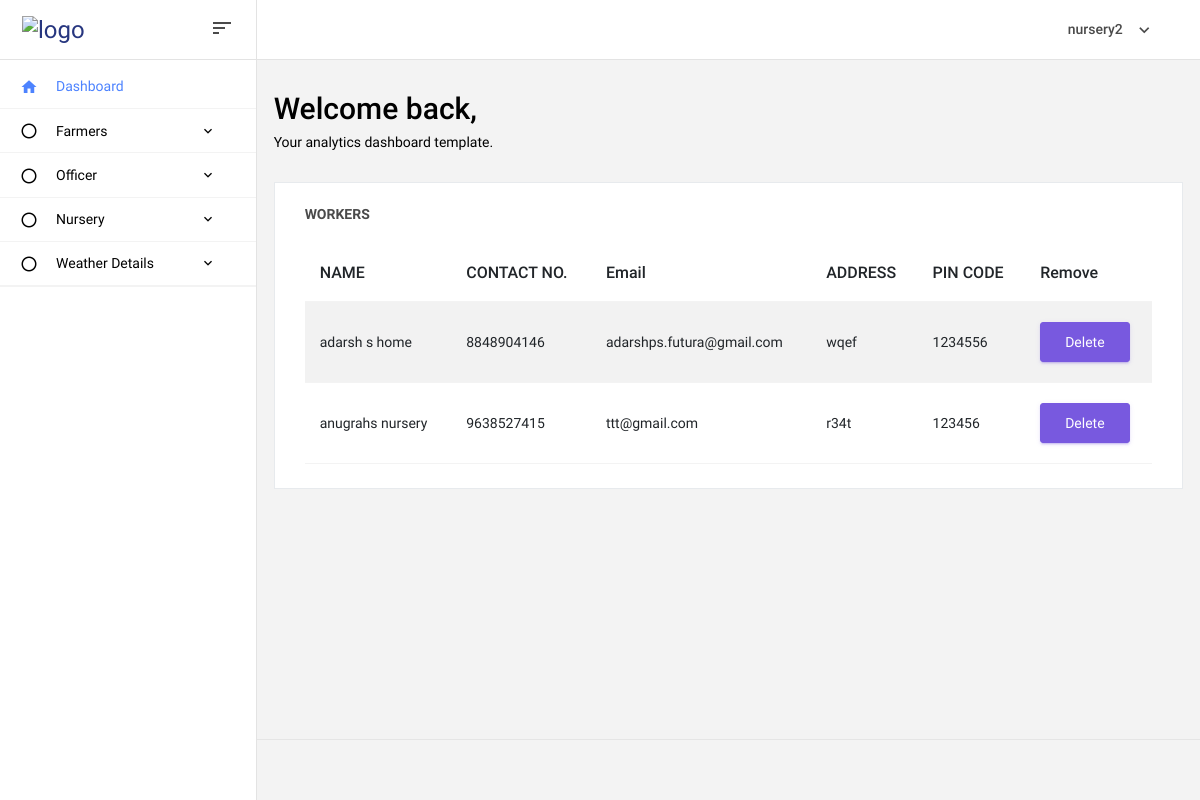
Page /view_Nursery/ (signed in) on the committed database.
### homeservice_app/models.py (models this page shows, shortened)
class Login(AbstractUser):
    is_nursery = models.BooleanField(default=False)
    is_farmer = models.BooleanField(default=False)
    is_officer = models.BooleanField(default=False)

class Nursery(models.Model):
    user = models.ForeignKey(Login, on_delete=models.CASCADE,null=True,blank=True)
    owner_name = models.CharField(max_length=100)
    nursery_name = models.CharField(max_length=100)
    email = models.EmailField()
    phone_number = models.CharField(max_length=10)
    address = models.TextField(max_length=200)
    nursery_regid = models.TextField(max_length=200)
    PIN_code = models.IntegerField()

### homeservice_app/adminviews.py (the view)
# urls.py: path('view_Nursery/', adminviews.view_Nursery, name='view_Nursery'),
@login_required(login_url='login_view')
def view_Nursery(request):
    data = Nursery.objects.all()
    return render(request, 'admintemp/workers.html', {'data': data})

### templates/admintemp/workers.html (shortened to what this page needs)
{% extends 'admintemp/admin_home.html' %}
{% load crispy_forms_tags %}
{% block content %}
<div class="col-lg-12 grid-margin stretch-card">
              <div class="card">
                <div class="card-body">
                  <h4 class="card-title">workers</h4>
                  <div class="table-responsive">
                    <table class="table table-striped">
                      <thead>
                        <tr>
                          <th>NAME</th>
                          <th>CONTACT NO.</th>
                          <th>Email</th>
                          <th>ADDRESS</th>
                          <th>PIN CODE</th>
                          <th>Remove</th>
                        </tr>
                      </thead>
                      <tbody>
                      {% for i in data %}
                        <tr>
                          <td>{{ i.nursery_name }}</td>
                          <td>{{ i.phone_number }}</td>
                          <td>{{ i.email }}</td>
                          <td>{{ i.address }}</td>
                          <td>{{ i.PIN_code }}</td>
                          <td>
                            <form action="{% url 'worker_remove' i.id %}" method="post">
                                <button type="submit" class="btn btn-info">Delete</button>
                                </form>
                          </td>
                        </tr>
                      {% endfor %}
                      </tbody>
                    </table>
                  </div>
                </div>
              </div>
            </div>
{% endblock %}

### templates/admintemp/admin_home.html (shortened to what this page needs)
<!DOCTYPE html>
{% load static %}
<html lang="en">
<head>
  <link rel="stylesheet" href="{% static 'assets/vendors/mdi/css/materialdesignicons.min.css' %}">
  <link rel="stylesheet" href="{% static 'assets/vendors/base/vendor.bundle.base.css' %}">
  <link rel="stylesheet" href="{% static 'assets/vendors/datatables.net-bs4/dataTables.bootstrap4.css' %}">
  <link rel="stylesheet" href="{% static 'assets/css/style.css' %}">
</head>
<body>
  <div class="container-scroller">
    <nav class="navbar col-lg-12 col-12 p-0 fixed-top d-flex flex-row">
      <div class="navbar-brand-wrapper d-flex justify-content-center">
        <div class="navbar-brand-inner-wrapper d-flex justify-content-between align-items-center w-100">
          <a class="navbar-brand brand-logo" href="#"><img src="{% static 'assets/images/stack3.jpg' %}" alt="logo"/></a>
          <button class="navbar-toggler navbar-toggler align-self-center" type="button" data-toggle="minimize">
            <span class="mdi mdi-sort-variant"></span>
          </button>
        </div>
      </div>
      <div class="navbar-menu-wrapper d-flex align-items-center justify-content-end">
        <ul class="navbar-nav navbar-nav-right">
          <li class="nav-item nav-profile dropdown">
            <a class="nav-link dropdown-toggle" href="#" data-bs-toggle="dropdown" id="profileDropdown">
              <span class="nav-profile-name">{{request.user}}</span>
            </a>
          </li>
        </ul>
      </div>
    </nav>
    <div class="container-fluid page-body-wrapper">
      <nav class="sidebar sidebar-offcanvas" id="sidebar">
        <ul class="nav">
          <li class="nav-item">
            <a class="nav-link" href="index.html">
              <i class="mdi mdi-home menu-icon"></i>
              <span class="menu-title">Dashboard</span>
            </a>
          </li>
          <li class="nav-item">
            <a class="nav-link" data-bs-toggle="collapse" href="#ui-basic" aria-expanded="false" aria-controls="ui-basic">
              <i class="mdi mdi-circle-outline menu-icon"></i>
              <span class="menu-title">Farmers</span>
              <i class="menu-arrow"></i>
            </a>
          </li>
          <li class="nav-item">
            <a class="nav-link" data-bs-toggle="collapse" href="#ui-basi" aria-expanded="false" aria-controls="ui-basic">
              <i class="mdi mdi-circle-outline menu-icon"></i>
              <span class="menu-title">Officer</span>
              <i class="menu-arrow"></i>
            </a>
          </li>
          <li class="nav-item">
            <a class="nav-link" data-bs-toggle="collapse" href="#ui-basics" aria-expanded="false" aria-controls="ui-basic">
              <i class="mdi mdi-circle-outline menu-icon"></i>
              <span class="menu-title">Nursery</span>
              <i class="menu-arrow"></i>
            </a>
          </li>
          <li class="nav-item">
            <a class="nav-link" data-bs-toggle="collapse" href="#ui-basicss" aria-expanded="false" aria-controls="ui-basic">
              <i class="mdi mdi-circle-outline menu-icon"></i>
              <span class="menu-title">Weather Details</span>
              <i class="menu-arrow"></i>
            </a>
          </li>
          <li class="nav-item">
          </li>
        </ul>
      </nav>
      <div class="main-panel">
        <div class="content-wrapper">
          <div class="row">
            <div class="col-md-12 grid-margin">
              <div class="d-flex justify-content-between flex-wrap">
                <div class="d-flex align-items-end flex-wrap">
                  <div class="me-md-3 me-xl-5">
                    <h2>Welcome back,</h2>
                    <p class="mb-md-0">Your analytics dashboard template.</p>
                  </div>
                </div>
              </div>
            </div>
          </div>
          <div class="row">
            {% block content %}
            {% endblock %}
          </div>
        </div>
        <footer class="footer">
        </footer>
      </div>
    </div>
  </div>
</body>
</html>

### rows in the picture
Login: user "nursery2"
Nursery: nursery_name "adarsh s home", phone_number "8848904146", email "adarshps.futura@gmail.com", address "wqef", PIN_code "1234556"
Nursery: nursery_name "anugrahs nursery", phone_number "9638527415", email "ttt@gmail.com", address "r34t", PIN_code "123456"
